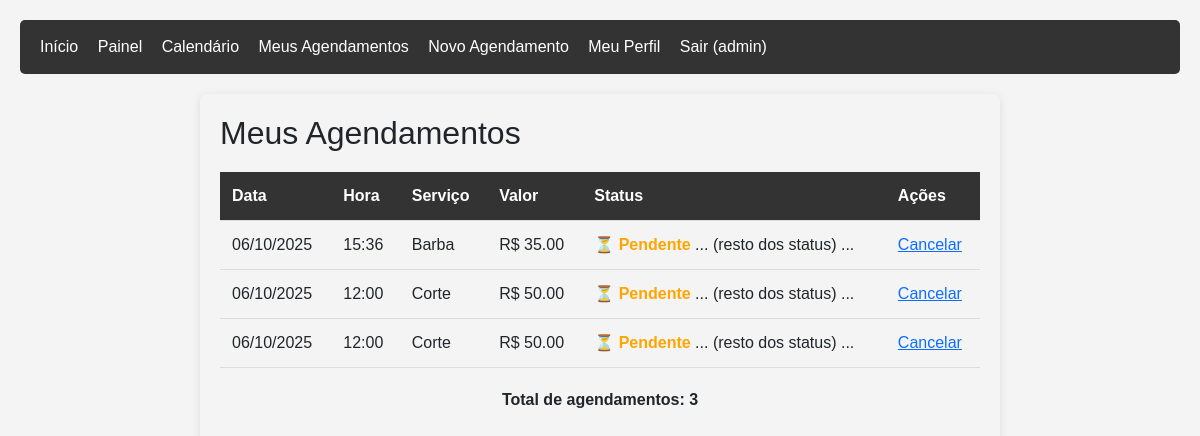
/meus-agendamentos/ (signed in), run on an earlier commit of the app's database.
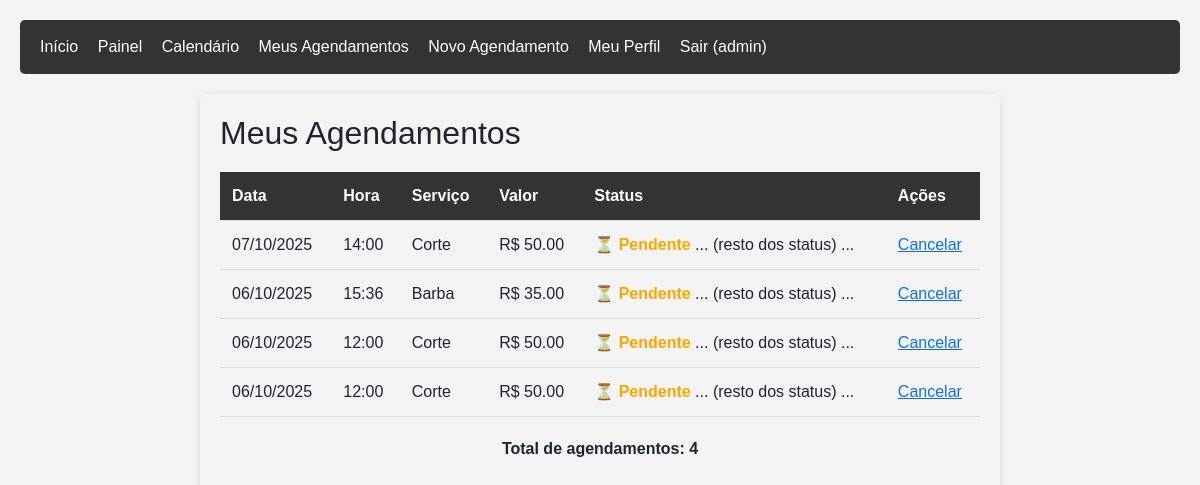
And on a later commit of the database.
### agendamentos/models.py (models this page shows, shortened)
class Agendamento(models.Model):
    STATUS_CHOICES = [
        ('pendente', 'Pendente'),
        ('confirmado', 'Confirmado'),
        ('concluido', 'Concluído'),
        ('cancelado', 'Cancelado'),
    ]
    cliente = models.ForeignKey(User, on_delete=models.CASCADE, related_name='agendamentos')
    servico = models.ForeignKey(Servico, on_delete=models.PROTECT)
    data = models.DateField()
    hora = models.TimeField()
    status = models.CharField(max_length=15, choices=STATUS_CHOICES, default='pendente')
    observacoes = models.TextField(blank=True, null=True)
    criado_em = models.DateTimeField(auto_now_add=True)
    class Meta:
        ordering = ['-data', '-hora']

class Servico(models.Model):
    nome = models.CharField(max_length=100)
    descricao = models.TextField()
    duracao = models.IntegerField(help_text="Duração em minutos")
    preco = models.DecimalField(max_digits=6, decimal_places=2)
    ativo = models.BooleanField(default=True)
    class Meta:
        verbose_name_plural = "Serviços"

### agendamentos/views.py (the view)
# urls.py: path('meus-agendamentos/', views.meus_agendamentos, name='meus_agendamentos'),
@login_required
def meus_agendamentos(request):
    agendamentos = Agendamento.objects.filter(cliente=request.user).order_by('-data', '-hora')
    return render(request, 'agendamentos/meus_agendamentos.html', {'agendamentos': agendamentos})

### agendamentos/templates/agendamentos/meus_agendamentos.html (shortened to what this page needs)
{% extends 'agendamentos/base.html' %}
{% block content %}
<h2>Meus Agendamentos</h2>
{% if agendamentos %}
<table class="appointments-table">
    <thead>
        <tr>
            <th>Data</th>
            <th>Hora</th>
            <th>Serviço</th>
            <th>Valor</th>
            <th>Status</th>
            <th>Ações</th>
        </tr>
    </thead>
    <tbody>
        {% for agendamento in agendamentos %}
        <tr>
            <td>{{ agendamento.data|date:"d/m/Y" }}</td>
            <td>{{ agendamento.hora|time:"H:i" }}</td>
            <td>{{ agendamento.servico.nome }}</td>
            <td>R$ {{ agendamento.servico.preco }}</td>
            <td>
                {% if agendamento.status == 'pendente' %}
                    <span class="status-pendente">⏳ Pendente</span>
                ... (resto dos status) ...
                {% endif %}
            </td>
            <td>
                {% if agendamento.status == 'pendente' or agendamento.status == 'confirmado' %}
                    <a href="{% url 'cancelar_agendamento' agendamento.id %}">Cancelar</a>
                {% endif %}
            </td>
        </tr>
        {% endfor %}
    </tbody>
</table>
    <p class="total-appointments">
        <strong>Total de agendamentos:</strong> {{ agendamentos|length }}
    </p>
{% else %}
    <div class="no-appointments">
        <p>Você ainda não tem agendamentos.</p>
        <a href="/agendar/"><button>Fazer Primeiro Agendamento</button></a>
    </div>
{% endif %}
{% endblock %}

What changed in the data, as far as the page shows it:
added Agendamento: data "07/10/2025", hora "14:00", servico.nome "Corte", servico.preco "50.00", status "⏳ Pendente"
Also different on the page:
{{ agendamentos|length }}: "3" → "4"
